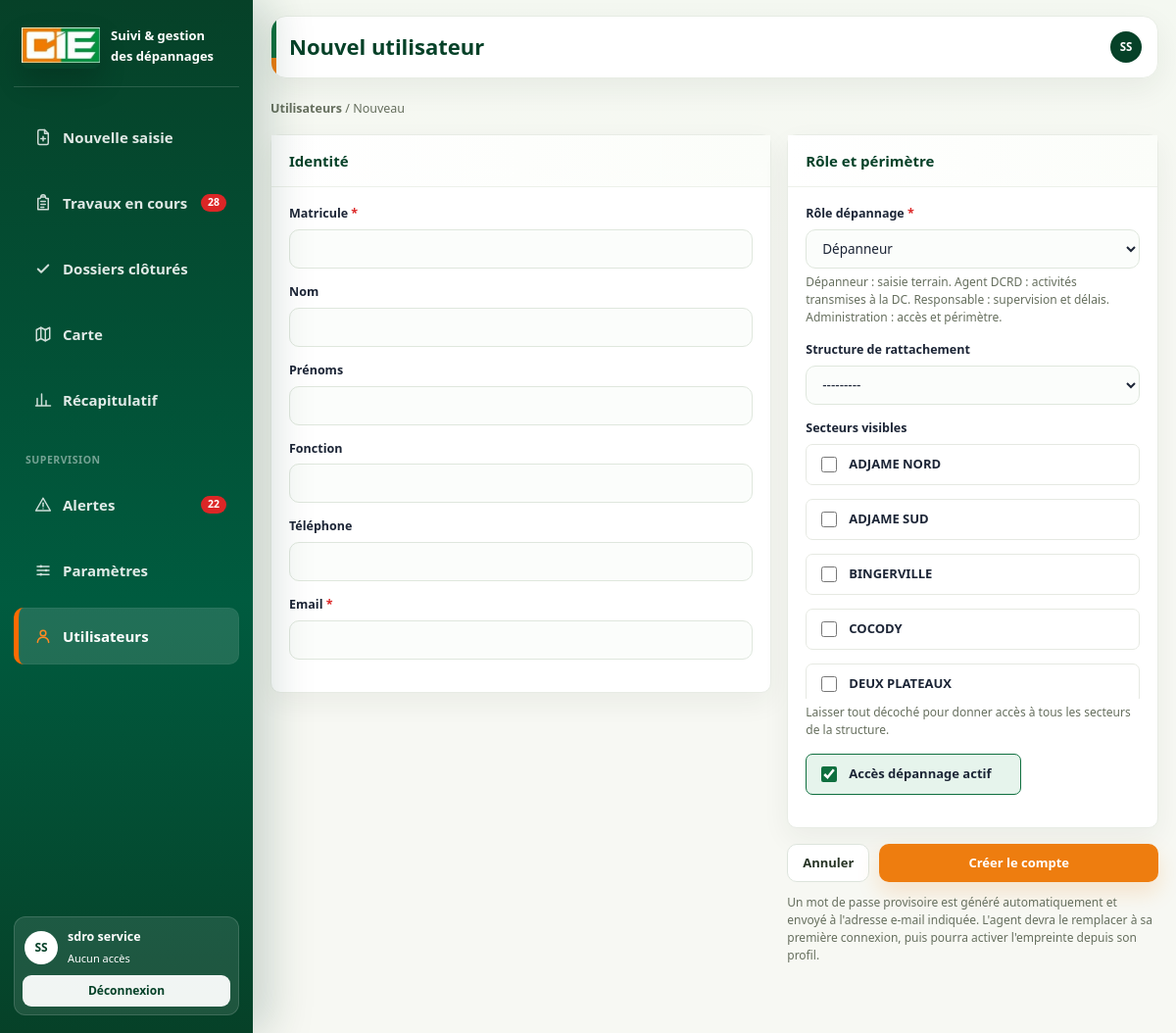
/dr_depannage/referentiel/utilisateurs/nouveau/ (signed in), run on the app's committed database.
### core/models.py (models this page shows, shortened)
class Agent(AbstractBaseUser, PermissionsMixin):
    matricule = models.CharField(
        "matricule",
        max_length=30,
        unique=True,
        db_index=True,
        validators=[RegexValidator(r"^[A-Za-z0-9._-]{2,30}$", "Matricule invalide.")],
    )
    nom = models.CharField(max_length=80)
    prenoms = models.CharField(max_length=160)
    fonction = models.CharField(max_length=120, blank=True, default="")
    site = models.CharField(max_length=120, blank=True, default="")
    email = models.EmailField(max_length=255, blank=True, null=True, unique=True)
    direction = models.ForeignKey(
        DirectionRegionale,
        on_delete=models.PROTECT,
        related_name="agents",
        null=True,
        blank=True,
        verbose_name="direction régionale",
        help_text="Laisser vide pour un compte technique national (superutilisateur).",
    )
    must_change_password = models.BooleanField("doit changer son mot de passe", default=True)
    is_active = models.BooleanField("actif", default=True)
    is_staff = models.BooleanField("accès à l'administration", default=False)
    date_joined = models.DateTimeField(default=timezone.now)
    objects = AgentManager()
    USERNAME_FIELD = "matricule"
    REQUIRED_FIELDS = ["nom", "prenoms"]
    class Meta:
        verbose_name = "agent"
        verbose_name_plural = "agents"
        ordering = ["nom", "prenoms"]
    @property
    def premier_prenom(self) -> str:
        prenoms = (self.prenoms or "").strip()
        return prenoms.split()[0] if prenoms else ""
    def display_name(self) -> str:
        return f"{(self.nom or '').strip()} {self.premier_prenom}".strip()
    @property
    def profils(self) -> list[str]:
        return list(self.groups.values_list("name", flat=True))
    @property
    def profil(self) -> str:
        return next(iter(self.profils), "")

### referentiel/models.py (models this page shows)
class Secteur(models.Model):
    code = models.CharField("code", max_length=30, unique=True)
    libelle = models.CharField("libellé", max_length=150)
    structure = models.ForeignKey(
        Structure, on_delete=models.PROTECT, related_name="secteurs", verbose_name="structure"
    )
    latitude = models.FloatField("latitude", null=True, blank=True)
    longitude = models.FloatField("longitude", null=True, blank=True)
    actif = models.BooleanField("actif", default=True)
    class Meta:
        verbose_name = "secteur"
        verbose_name_plural = "secteurs"
        ordering = ["libelle"]
    def __str__(self):
        return self.libelle

### referentiel/views.py (the view)
# urls.py: path("utilisateurs/nouveau/", views.creer_utilisateur, name="creer_utilisateur"),
@login_required
def creer_utilisateur(request):
    redirection = _refuser_si_non_admin(request)
    if redirection:
        return redirection
    if request.method == "POST":
        form = NouvelAgentForm(request.POST)
        if form.is_valid():
            agent = form.save(accorde_par=request.user)
            try:
                creer_et_inviter(agent, request=request)
            except Exception as erreur:
                messages.warning(
                    request,
                    f"Compte {agent.matricule} créé, mais l'envoi du courriel "
                    f"a échoué ({erreur}). Utilisez « Renvoyer les accès » une fois "
                    "le problème corrigé.",
                )
            else:
                messages.success(
                    request,
                    f"Compte {agent.matricule} créé. Les identifiants de "
                    f"première connexion ont été envoyés à {agent.email}.",
                )
            return redirect("referentiel:utilisateurs")
        messages.error(request, "Vérifier les informations saisies.")
    else:
        form = NouvelAgentForm()
    return render(
        request, "referentiel/utilisateur_form.html", {"rubrique": "utilisateurs", "form": form, "creation": True}
    )

### referentiel/forms.py (shortened to what this page needs)
class NouvelAgentForm(forms.Form):
    matricule = forms.CharField(max_length=30, strip=True)
    nom = forms.CharField(max_length=80, strip=True)
    prenoms = forms.CharField(max_length=160, strip=True)
    fonction = forms.CharField(max_length=120, required=False, strip=True)
    email = forms.EmailField(max_length=255)
    telephone = forms.CharField(max_length=30, required=False, strip=True)
    structure = forms.ModelChoiceField(
        queryset=Structure.objects.filter(actif=True), required=False,
        label="Structure de rattachement",
    )
    secteurs = forms.ModelMultipleChoiceField(
        queryset=Secteur.objects.filter(actif=True), required=False,
        widget=forms.CheckboxSelectMultiple,
        help_text="Laisser vide pour donner accès à tous les secteurs de la structure.",
    )
    profil = forms.ChoiceField(choices=[(nom, nom) for nom in PROFILS])
    actif = forms.BooleanField(required=False, initial=True, label="Accès dépannage actif")

### core/services/acces.py (called while the page is built)
def acces_pour(agent, code_application: str):
    from core.models import AccesApplication
    if not getattr(agent, "is_authenticated", False):
        return None
    return (
        AccesApplication.objects.filter(
            agent=agent, application__code=code_application, actif=True
        )
        .select_related("application")
        .first()
    )

def profil_de(agent, code_application: str) -> str:
    acces = acces_pour(agent, code_application)
    return acces.profil if acces else ""

def a_le_droit(agent, code_application: str, droit: str, catalogue_profils: dict) -> bool:
    if getattr(agent, "is_superuser", False):
        return True
    profil = profil_de(agent, code_application)
    if not profil:
        return False
    return droit in catalogue_profils.get(profil, {}).get("droits", [])

### depannages/context_processors.py (called while the page is built)
def badges_navigation(request):
    user = getattr(request, "user", None)
    if not user or not user.is_authenticated:
        return {}
    ouverts = list(
        Depannage.objects.pour_utilisateur(user)
        .en_cours()
        .only("date_saisie", "delai_applique_heures", "type_intervention", "statut")
    )
    en_retard = sum(1 for d in ouverts if d.etat_delai == EtatDelai.DEPASSE)
    return {
        "nb_travaux_en_cours": len(ouverts),
        "nb_alertes": en_retard,
    }

### depannages/models.py (called while the page is built)
    def en_cours(self):
        return self.filter(
            type_intervention=TypeIntervention.PROVISOIRE,
            statut__in=[Statut.SAISI, Statut.EN_COURS],
        )

### templates/referentiel/utilisateur_form.html (shortened to what this page needs)
{% extends "base.html" %}
{% block titre_page %}{% if creation %}Nouvel utilisateur{% else %}Périmètre de {{ utilisateur_edite.display_name }}{% endif %}{% endblock %}
{% block contenu %}
<div class="fil">
  <a href="{% url 'referentiel:utilisateurs' %}">Utilisateurs</a> /
  {% if creation %}Nouveau{% else %}{{ utilisateur_edite.display_name }}{% endif %}
</div>
<form method="post">
  <div class="grille deux">
    {% if creation %}
    <div>
      <div class="carte" style="margin-bottom:16px">
        <div class="titre"><h2>Identité</h2></div>
        <div class="corps">
          <div class="champ">
            <label for="{{ form.matricule.id_for_label }}">Matricule <span class="obligatoire">*</span></label>
            {{ form.matricule }}
          </div>
          <div class="champ">
            <label for="{{ form.nom.id_for_label }}">Nom</label>
            {{ form.nom }}
          </div>
          <div class="champ">
            <label for="{{ form.prenoms.id_for_label }}">Prénoms</label>
            {{ form.prenoms }}
          </div>
          <div class="champ">
            <label for="{{ form.fonction.id_for_label }}">Fonction</label>
            {{ form.fonction }}
          </div>
          <div class="champ">
            <label for="{{ form.telephone.id_for_label }}">Téléphone</label>
            {{ form.telephone }}
          </div>
          <div class="champ">
            <label for="{{ form.email.id_for_label }}">Email <span class="obligatoire">*</span></label>
            {{ form.email }}
          </div>
        </div>
      </div>
    </div>
    {% endif %}
    <div>
      <div class="carte" style="margin-bottom:16px">
        <div class="titre"><h2>Rôle et périmètre</h2></div>
        <div class="corps">
          <div class="champ">
            <label for="{{ form.profil.id_for_label }}">Rôle dépannage <span class="obligatoire">*</span></label>
            {{ form.profil }}
            <div class="aide">
              Dépanneur : saisie terrain. Agent DCRD : activités transmises à la DC.
              Responsable : supervision et délais. Administration : accès et périmètre.
            </div>
          </div>
          <div class="champ">
            <label for="{{ form.structure.id_for_label }}">Structure de rattachement</label>
            {{ form.structure }}
          </div>
          <div class="champ">
            <span class="etiquette">Secteurs visibles</span>
            <div class="cases colonnes" style="max-height:260px;overflow-y:auto">
              {% for choix in form.secteurs %}
                <label class="case">{{ choix.tag }}<span>{{ choix.choice_label }}</span></label>
              {% endfor %}
            </div>
            <div class="aide">
              Laisser tout décoché pour donner accès à tous les secteurs de la structure.
            </div>
          </div>
          <div class="champ">
            <label class="case" style="max-width:220px">
              {{ form.actif }}<span>Accès dépannage actif</span>
            </label>
          </div>
        </div>
      </div>
      <div style="display:flex;gap:10px">
        <a href="{% url 'referentiel:utilisateurs' %}" class="btn secondaire">Annuler</a>
        <button type="submit" class="btn {% if creation %}orange{% endif %}" style="flex:1">
          {% if creation %}Créer le compte{% else %}Enregistrer{% endif %}
        </button>
      </div>
      {% if creation %}
        <p class="aide" style="margin-top:12px">
          Un mot de passe provisoire est généré automatiquement et envoyé à
          l'adresse e-mail indiquée. L'agent devra le remplacer à sa première
          connexion, puis pourra activer l'empreinte depuis son profil.
        </p>
      {% endif %}
    </div>
  </div>
</form>
{% endblock %}

### templates/base.html (shortened to what this page needs)
{% load static depannage_extras %}<!doctype html>
<html lang="fr">
<head>
  <link rel="stylesheet" href="{% static 'css/app.css' %}">
</head>
<body class="{% block body_class %}{% endblock %}">
<div class="app">
  <aside class="sidebar" id="sidebar">
    <div class="marque">
      <div class="logo cie"><img src="{% static 'img/Logo_CIE.jpg' %}" alt="CIE"></div>
      <div>
        <strong>Suivi &amp; gestion<br>des dépannages</strong>
      </div>
    </div>
    <nav>
      {% if user|peut_saisir %}
      <a href="{% url 'depannages:saisie' %}" class="{% if rubrique == 'saisie' %}actif{% endif %}">
        <span class="ico i-plus" aria-hidden="true"></span> Nouvelle saisie
      </a>
      {% endif %}
      <a href="{% url 'depannages:travaux_en_cours' %}" class="{% if rubrique == 'travaux' %}actif{% endif %}">
        <span class="ico i-clipboard" aria-hidden="true"></span> Travaux en cours
        {% if nb_travaux_en_cours %}<span class="pastille">{{ nb_travaux_en_cours }}</span>{% endif %}
      </a>
      <a href="{% url 'depannages:dossiers_clotures' %}" class="{% if rubrique == 'clotures' %}actif{% endif %}">
        <span class="ico i-check" aria-hidden="true"></span> Dossiers clôturés
      </a>
      <a href="{% url 'depannages:carte' %}" class="{% if rubrique == 'carte' %}actif{% endif %}">
        <span class="ico i-map" aria-hidden="true"></span> Carte
      </a>
      <a href="{% url 'depannages:tableau_bord' %}" class="{% if rubrique == 'tableau_bord' %}actif{% endif %}">
        <span class="ico i-chart" aria-hidden="true"></span> Récapitulatif
      </a>
      {% if user|est_responsable %}
        <div class="titre-groupe">Supervision</div>
        <a href="{% url 'depannages:alertes' %}" class="{% if rubrique == 'alertes' %}actif{% endif %}">
          <span class="ico i-alert" aria-hidden="true"></span> Alertes
          {% if nb_alertes %}<span class="pastille">{{ nb_alertes }}</span>{% endif %}
        </a>
        <a href="{% url 'referentiel:administration' %}" class="{% if rubrique == 'admin' %}actif{% endif %}">
          <span class="ico i-settings" aria-hidden="true"></span> Paramètres
        </a>
      {% endif %}
      {% if user|est_admin %}
        <a href="{% url 'referentiel:utilisateurs' %}" class="{% if rubrique == 'utilisateurs' %}actif{% endif %}">
          <span class="ico i-user" aria-hidden="true"></span> Utilisateurs
        </a>
      {% endif %}
    </nav>
    <div class="pied">
      <a href="{% url 'comptes:profil' %}" class="profil-sidebar">
        <span class="avatar">{{ user|initiales_agent }}</span>
        <span>
          <strong>{{ user.display_name }}</strong>
          <small>{{ user|profil_depannage|default:"Aucun accès" }}</small>
        </span>
      </a>
      <a href="{% url 'comptes:deconnexion' %}" class="btn-deconnexion">Déconnexion</a>
    </div>
  </aside>
  <div class="principal">
    <header class="entete">
      <div class="entete-titre-bloc">
        <div>
          <h1>{% block titre_page %}Tableau de bord{% endblock %}</h1>
        </div>
      </div>
      <a href="{% url 'comptes:profil' %}" class="avatar-mobile-entete">{{ user|initiales_agent }}</a>
    </header>
    <main class="contenu">
      {% block contenu %}{% endblock %}
    </main>
  </div>
</div>
</body>
</html>

### data on the page
Agent: prenoms+nom "SS", display_name "sdro service", id "Aucun accès"
Secteur: choice_label "ADJAME NORD"
Secteur: choice_label "ADJAME SUD"
Secteur: choice_label "BINGERVILLE"
Secteur: choice_label "COCODY"
Secteur: choice_label "DEUX PLATEAUX"

### other printed values
{{ nb_travaux_en_cours }} "28"
{{ nb_alertes }} "22"
